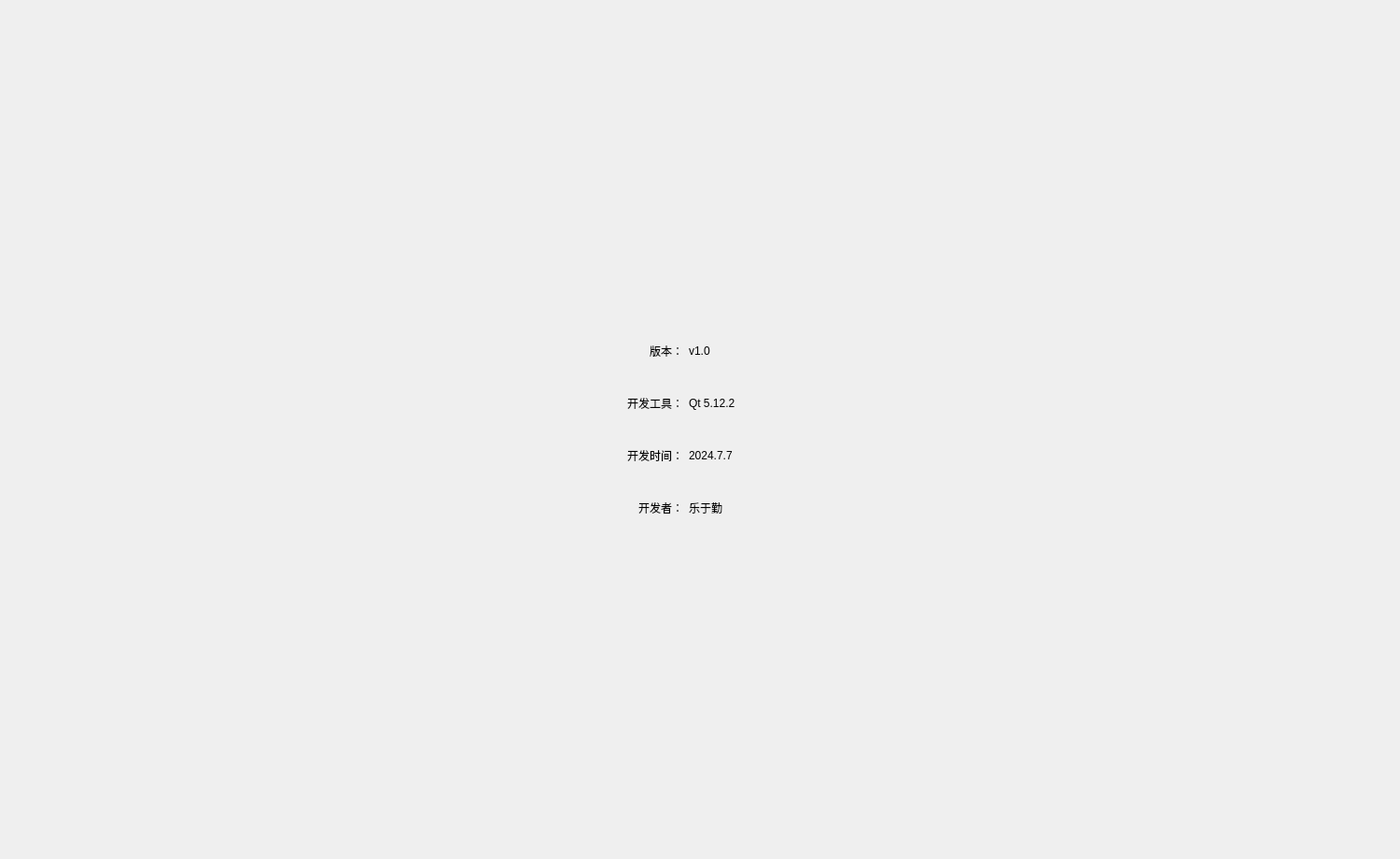
<?xml version="1.0" encoding="UTF-8"?>
<ui version="4.0">
 <class>AboutWidget</class>
 <widget class="QWidget" name="AboutWidget">
  <property name="geometry">
   <rect>
    <x>0</x>
    <y>0</y>
    <width>1500</width>
    <height>920</height>
   </rect>
  </property>
  <property name="windowTitle">
   <string>Form</string>
  </property>
  <layout class="QGridLayout" name="gridLayout_2">
   <item row="0" column="0">
    <layout class="QGridLayout" name="gridLayout">
     <item row="3" column="2">
      <widget class="QLabel" name="label_7">
       <property name="minimumSize">
        <size>
         <width>150</width>
         <height>50</height>
        </size>
       </property>
       <property name="text">
        <string>2024.7.7</string>
       </property>
      </widget>
     </item>
     <item row="2" column="0">
      <spacer name="horizontalSpacer">
       <property name="orientation">
        <enum>Qt::Horizontal</enum>
       </property>
       <property name="sizeHint" stdset="0">
        <size>
         <width>40</width>
         <height>20</height>
        </size>
       </property>
      </spacer>
     </item>
     <item row="1" column="2">
      <widget class="QLabel" name="label_5">
       <property name="minimumSize">
        <size>
         <width>150</width>
         <height>50</height>
        </size>
       </property>
       <property name="text">
        <string>v1.0</string>
       </property>
      </widget>
     </item>
     <item row="2" column="3">
      <spacer name="horizontalSpacer_2">
       <property name="orientation">
        <enum>Qt::Horizontal</enum>
       </property>
       <property name="sizeHint" stdset="0">
        <size>
         <width>40</width>
         <height>20</height>
        </size>
       </property>
      </spacer>
     </item>
     <item row="5" column="2">
      <spacer name="verticalSpacer">
       <property name="orientation">
        <enum>Qt::Vertical</enum>
       </property>
       <property name="sizeHint" stdset="0">
        <size>
         <width>20</width>
         <height>40</height>
        </size>
       </property>
      </spacer>
     </item>
     <item row="1" column="1">
      <widget class="QLabel" name="label_2">
       <property name="minimumSize">
        <size>
         <width>120</width>
         <height>50</height>
        </size>
       </property>
       <property name="text">
        <string>版本：</string>
       </property>
       <property name="alignment">
        <set>Qt::AlignRight|Qt::AlignTrailing|Qt::AlignVCenter</set>
       </property>
      </widget>
     </item>
     <item row="2" column="2">
      <widget class="QLabel" name="label_6">
       <property name="minimumSize">
        <size>
         <width>150</width>
         <height>50</height>
        </size>
       </property>
       <property name="text">
        <string>Qt 5.12.2</string>
       </property>
      </widget>
     </item>
     <item row="4" column="2">
      <widget class="QLabel" name="label_8">
       <property name="minimumSize">
        <size>
         <width>150</width>
         <height>50</height>
        </size>
       </property>
       <property name="text">
        <string>乐于勤</string>
       </property>
      </widget>
     </item>
     <item row="4" column="1">
      <widget class="QLabel" name="label_3">
       <property name="minimumSize">
        <size>
         <width>120</width>
         <height>50</height>
        </size>
       </property>
       <property name="text">
        <string>开发者：</string>
       </property>
       <property name="alignment">
        <set>Qt::AlignRight|Qt::AlignTrailing|Qt::AlignVCenter</set>
       </property>
      </widget>
     </item>
     <item row="3" column="1">
      <widget class="QLabel" name="label_4">
       <property name="minimumSize">
        <size>
         <width>120</width>
         <height>50</height>
        </size>
       </property>
       <property name="text">
        <string>开发时间：</string>
       </property>
       <property name="alignment">
        <set>Qt::AlignRight|Qt::AlignTrailing|Qt::AlignVCenter</set>
       </property>
      </widget>
     </item>
     <item row="2" column="1">
      <widget class="QLabel" name="label">
       <property name="minimumSize">
        <size>
         <width>120</width>
         <height>50</height>
        </size>
       </property>
       <property name="text">
        <string>开发工具：</string>
       </property>
       <property name="alignment">
        <set>Qt::AlignRight|Qt::AlignTrailing|Qt::AlignVCenter</set>
       </property>
      </widget>
     </item>
     <item row="0" column="2">
      <spacer name="verticalSpacer_2">
       <property name="orientation">
        <enum>Qt::Vertical</enum>
       </property>
       <property name="sizeHint" stdset="0">
        <size>
         <width>20</width>
         <height>40</height>
        </size>
       </property>
      </spacer>
     </item>
    </layout>
   </item>
  </layout>
 </widget>
 <resources/>
 <connections/>
</ui>
